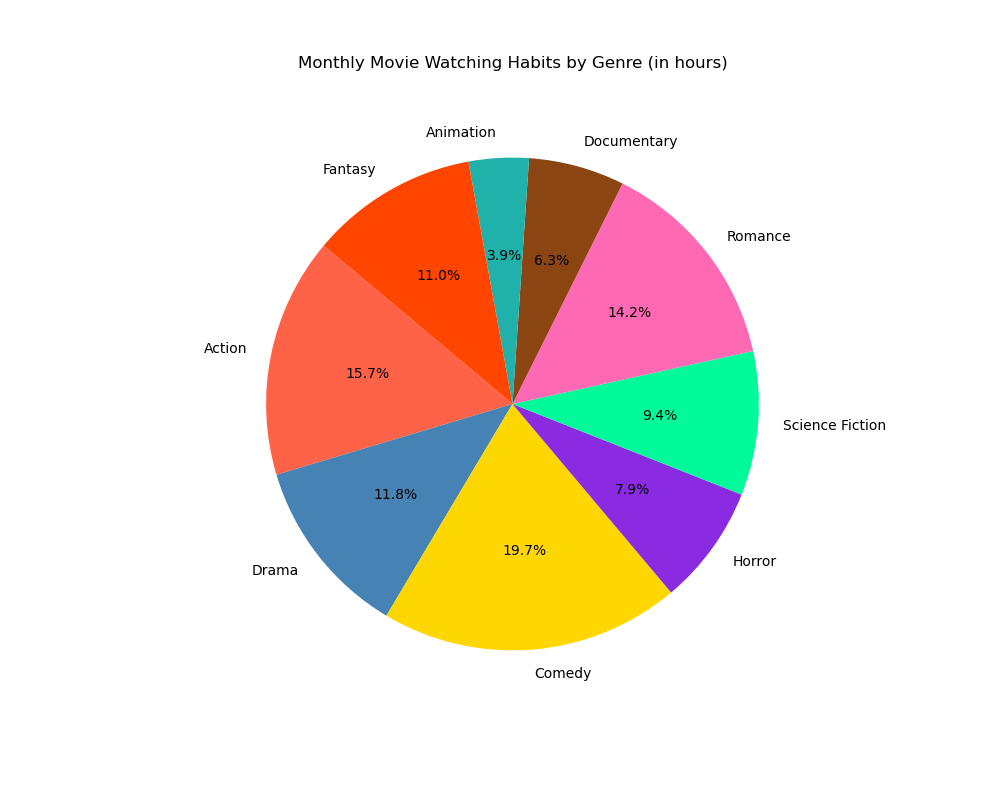

Recreate this plot in Python.

import matplotlib.pyplot as plt

# Data
movie_categories = ["Action", "Drama", "Comedy", "Horror", "Science Fiction", "Romance", "Documentary", "Animation", "Fantasy"]
amount_watched = [20, 15, 25, 10, 12, 18, 8, 5, 14]

# Colors
colors = [
    "#FF6347",  # Action
    "#4682B4",  # Drama
    "#FFD700",  # Comedy
    "#8A2BE2",  # Horror
    "#00FA9A",  # Science Fiction
    "#FF69B4",  # Romance
    "#8B4513",  # Documentary
    "#20B2AA",  # Animation
    "#FF4500",  # Fantasy
]

# Create pie chart
plt.figure(figsize=(10, 8))  # width and height in inches
plt.pie(amount_watched, labels=movie_categories, colors=colors, autopct='%1.1f%%', startangle=140)

# Chart title
plt.title('Monthly Movie Watching Habits by Genre (in hours)', pad=20)

# Show plot
plt.show()
